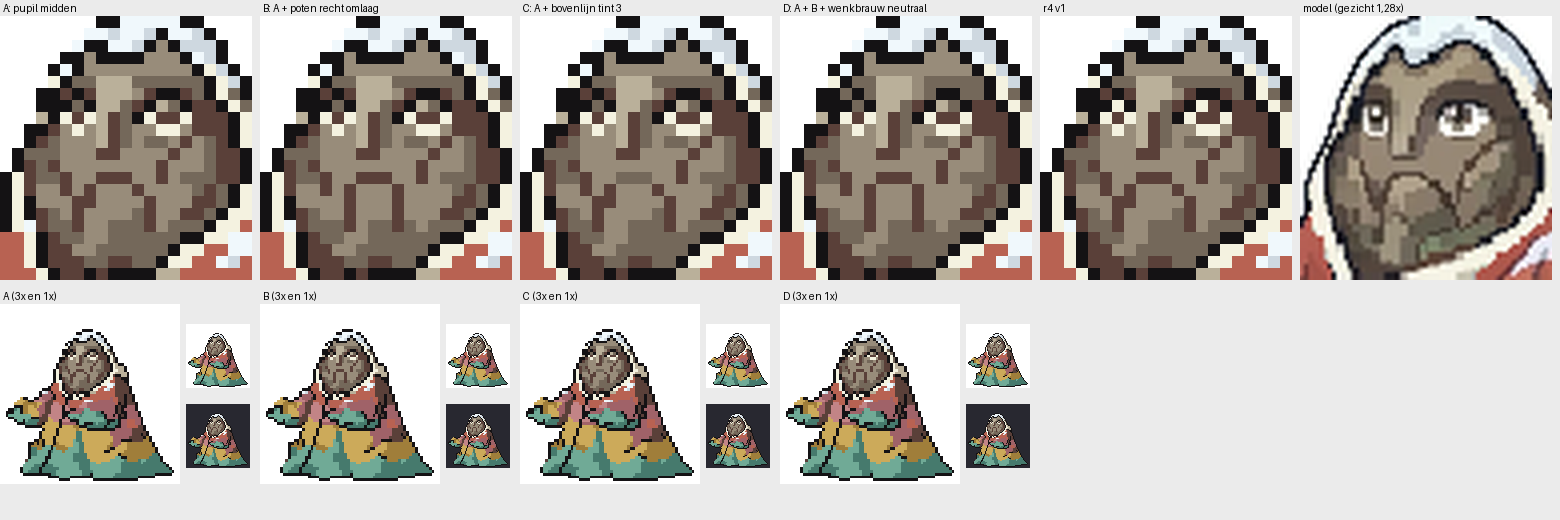

Write the Python code that produced this figure.
# keuzevel r5: hoofden 12x (A B C D | r4 v1 | model gezicht 1,28x) + elke variant op 1x en 4x in de hele sprite
import sys; sys.path.insert(0,'r2'); from gemeen import *; from PIL import Image, ImageDraw
PAL3=list(PAL); PAL3[2]=(90,64,57); PAL3[7]=(194,132,134); PAL3[9]=(160,98,104); MY,MX=-21,-2
def rgb(o,bg=(255,255,255)): return Image.fromarray(np.array([[bg if v==0 else PAL3[v] for v in r] for r in o],np.uint8))
y0,y1,x0,x1=10,32,19,40; S=12; W,H=(x1-x0)*S,(y1-y0)*S
T={'A':'A: pupil midden','B':'B: A + poten recht omlaag','C':'C: A + bovenlijn tint 3','D':'D: A + B + wenkbrauw neutraal'}
O={k:np.load('r5/pachamama_r5_%s.npy'%k) for k in 'ABCD'}; r4=np.load('r4/pachamama_r4.npy')
koppen=[(T[k],rgb(O[k][y0:y1,x0:x1]).resize((W,H),Image.NEAREST)) for k in 'ABCD']+[('r4 v1',rgb(r4[y0:y1,x0:x1]).resize((W,H),Image.NEAREST))]
koppen.append(('model (gezicht 1,28x)',Image.open('r4/natief_g2.png').convert('RGB').crop((MX+3*x0,MY+3*y0,MX+3*x1,MY+3*y1)).resize((W,H),Image.LANCZOS)))
vel=Image.new('RGB',(6*(W+8),H+16+240),(235,235,235)); d=ImageDraw.Draw(vel)
for i,(t,im) in enumerate(koppen): vel.paste(im,(i*(W+8),16)); d.text((i*(W+8)+3,2),t,fill=0)
y2=H+40
for i,k in enumerate('ABCD'):
  x=i*(W+8); d.text((x+3,y2-14),k+' (3x en 1x)',fill=0)
  vel.paste(rgb(O[k]).resize((180,180),Image.NEAREST),(x,y2)); vel.paste(rgb(O[k]),(x+186,y2+20)); vel.paste(rgb(O[k],(40,40,48)),(x+186,y2+100))
vel.save('r5/vel.png'); print(vel.size)
